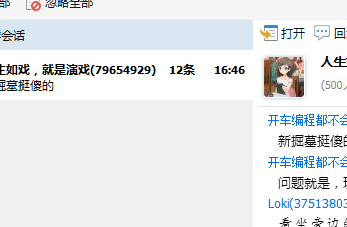
#> input picture Basic/模块/test.png, 347 x 227 px
$ python '第三方模块.py'
#> lines starting #> are read from the running program, lines starting #| are printed output that depends on the picture
from PIL import Image

im = Image.open("test.png")
#> im is the input picture: PIL image 347x227 RGB; mean R, G, B 231.4, 233.3, 236.2
# print(im.format, im.size, im.mode)

im.thumbnail((200, 100))
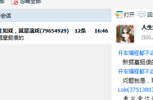
#> im: PIL image 153x100 RGB; mean R, G, B 231.2, 233.1, 236
im.save("thumb.jpg", "JPEG")
